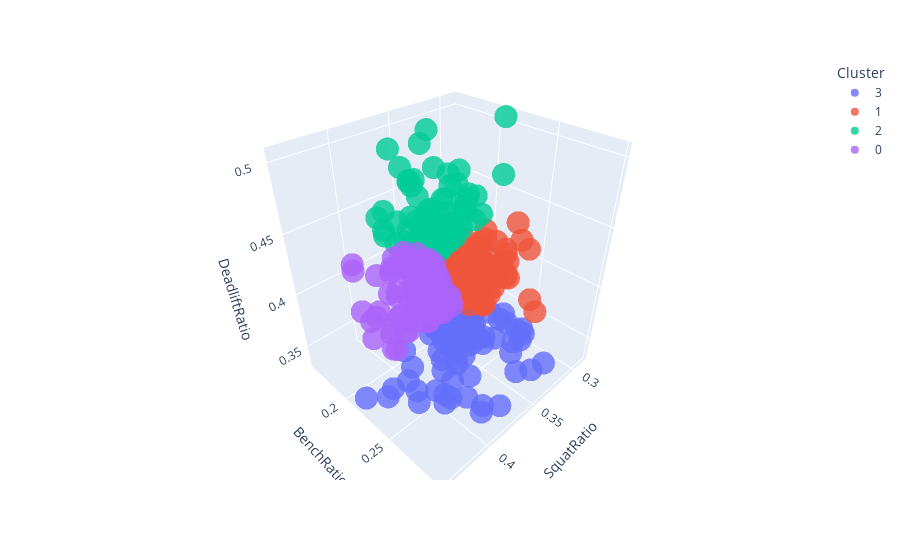

The notebook cell saved with this chart:
### Markdown cell above
Trying for a different number of clusters.

### Code cell
kmeans4 = KMeans(n_clusters=4, random_state=0)
kmeans4.fit(subdata)

data['Cluster4'] = kmeans4.labels_

data['Cluster4'] = data['Cluster4'].astype(str)

fig = px.scatter_3d(
    subdata,
    x='SquatRatio',
    y='BenchRatio',
    z='DeadliftRatio',
    color=data['Cluster4'],
    opacity=0.8,
    labels={'color': 'Cluster'}
)

fig.show()
